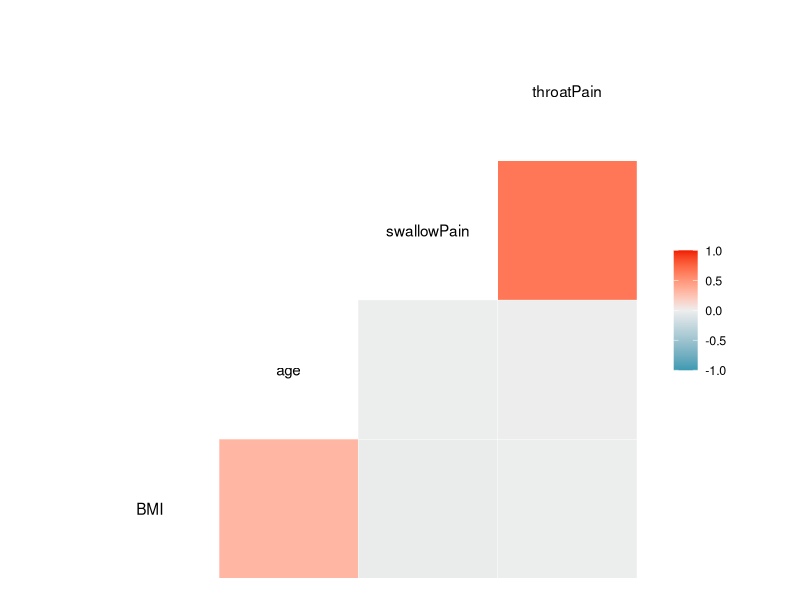
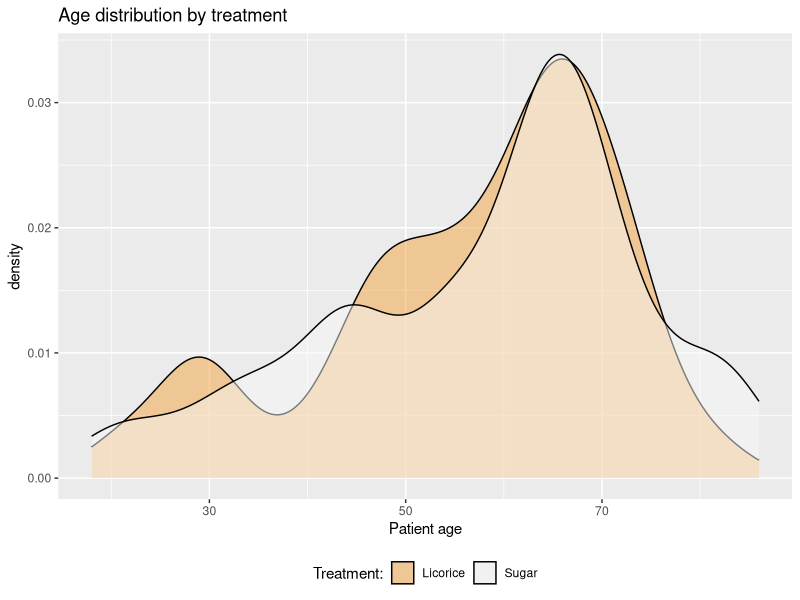
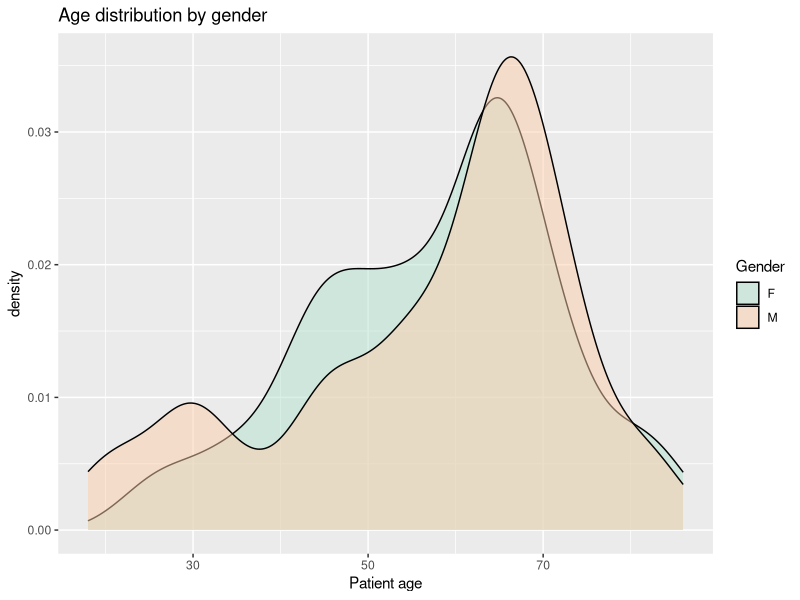
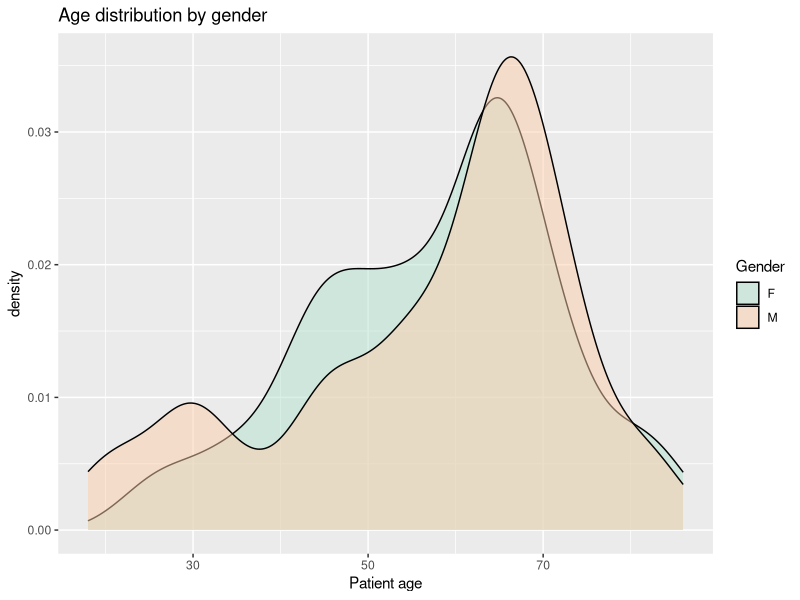
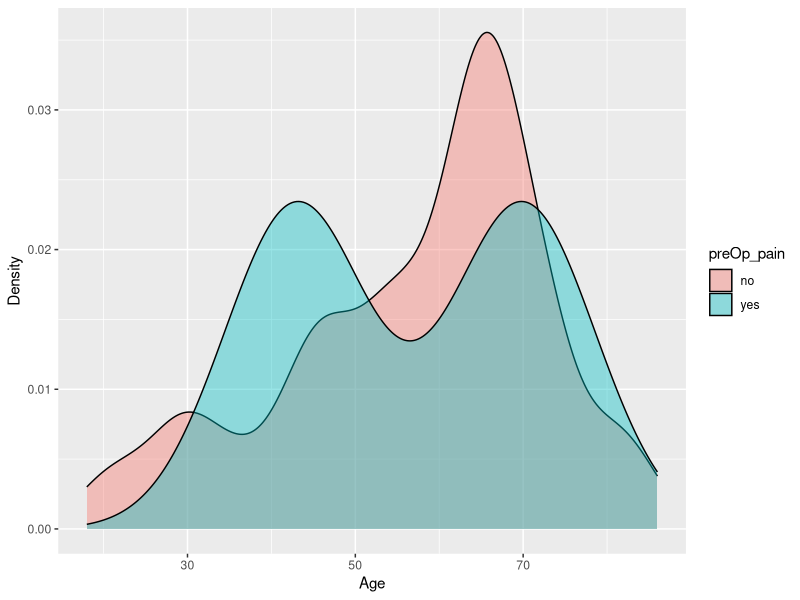
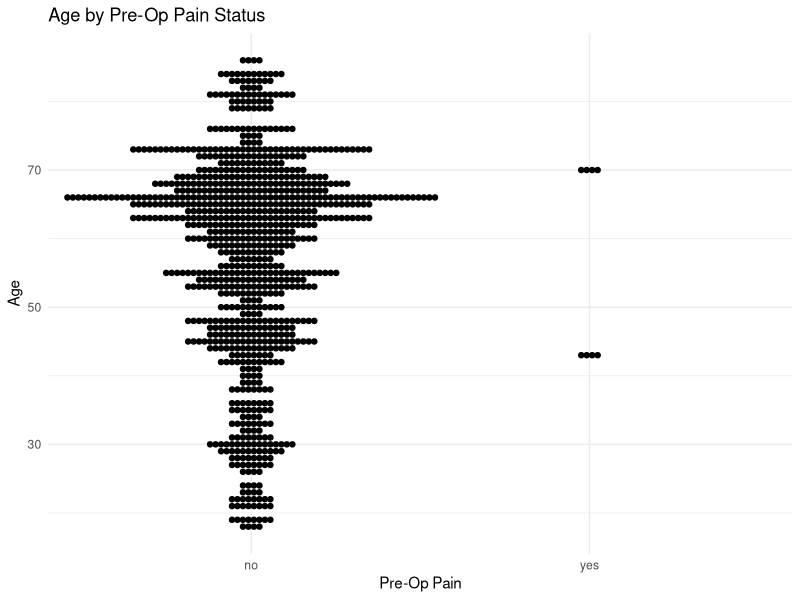
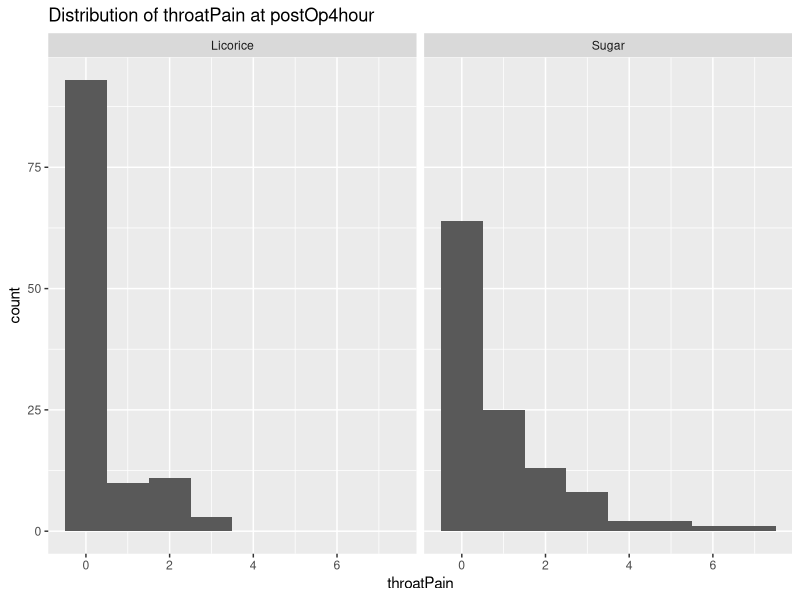
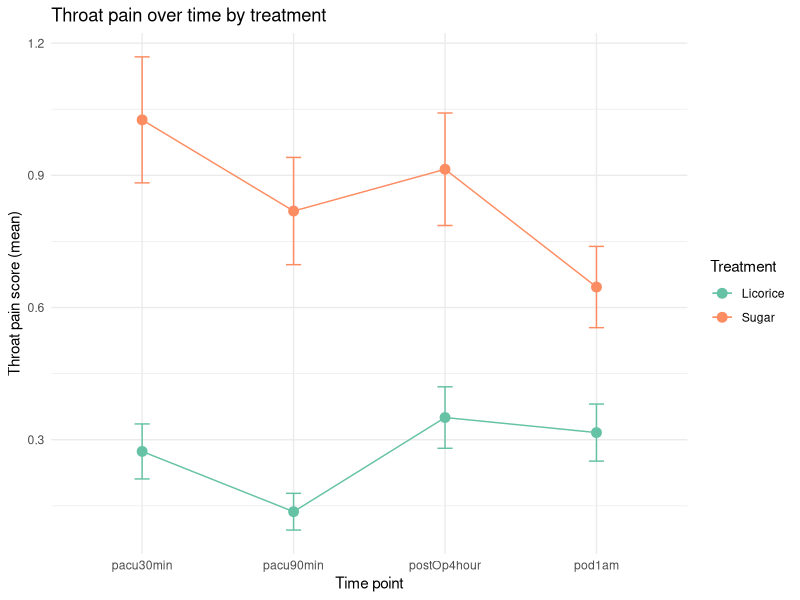

Write R code to recreate these figures, in order.
## ---- chunk 1
knitr::opts_chunk$set(echo = TRUE)
## ---- chunk 2
library(tidyverse)
library(here)
library(ggplot2)
library(patchwork)
joined_exam_data <- read_delim(here("data","joined_exam_data_2025-09-09.txt"))

## ---- chunk 3
joined_exam_data %>%
  select(-patient_id) %>% 
  GGally::ggcorr()
## ---- chunk 4
ggplot <- ggplot(joined_exam_data, aes(x = age, fill = treat)) +
  geom_density(alpha = 0.5) +
  theme_gray() +
  labs(title = "Age distribution by treatment",
       x = "Patient age",
       fill = "Treatment:") +
  theme(legend.position = "bottom") +
  scale_fill_brewer(palette = "PuOr")
## ---- chunk 5
ggplot
## ---- chunk 6
density_age_distribution_by_gender <- ggplot(joined_exam_data, 
                                          aes(x = age, fill = gender)) +
  geom_density(alpha = 0.5) +
  labs(title = "Age distribution by gender", 
       x = "Patient age", 
       fill = "Gender") +
  scale_fill_brewer(palette = "Pastel2")
density_age_distribution_by_gender
## ---- chunk 7
density_age_distribution_by_gender
## ---- chunk 8
ggplot(joined_exam_data, aes(x = age, fill = preOp_pain)) +
  geom_density(alpha = 0.4) +
  labs(
    x = "Age",
    y = "Density"                 
  )
## ---- chunk 9
ggplot(joined_exam_data, aes(x = preOp_pain, y = age)) +
  geom_dotplot(binaxis = "y", stackdir = "center", dotsize = 0.8,
               binwidth = 1) +
  labs(title = "Age by Pre-Op Pain Status",
       x = "Pre-Op Pain",
       y = "Age") +
  theme_minimal()
## ---- chunk 10
library(patchwork)
library(tidyverse)
library(here)
library(broom)
library(lme4)
library(broom.mixed)

# Load data
joined_exam_data <- read_delim(here("data","joined_exam_data_2025-09-09.txt"))

# Mutate from character to factor
joined_exam_data <- joined_exam_data %>% 
  mutate(across(where(is.character), as.factor))
## ---- chunk 11
# Create dataset with one row per participant
patient_level_data <- joined_exam_data %>% 
  distinct(patient_id, treat, smoking, gender, age, BMI)

# Table of treatment (rows) by smoking (columns) - one per patient
table(patient_level_data$treat, patient_level_data$smoking) %>% 
  knitr::kable(
    caption = "Treatment Distribution by Smoking Status",
    col.names = c("Current", "Never", "Past")
  )
## ---- chunk 12
chisq.test(table(patient_level_data$treat, patient_level_data$smoking)) %>% 
  tidy() %>% 
  knitr::kable(
    digits = 3,
    col.names = c("Chi-square", "p-value", "df", "Method"),
    caption = "Association between Treatment and Smoking Status"
  )
## ---- chunk 13
## Table of treatment (rows) by gender (columns) - one per patient
table(patient_level_data$treat, patient_level_data$gender) %>% 
  knitr::kable(
    caption = "Treatment Distribution by Gender",
    col.names = c("Female", "Male")
  )
## ---- chunk 14
chisq_treat_gender_result <- chisq.test(table(patient_level_data$treat, patient_level_data$gender)) %>% 
  tidy() %>% 
  rename(
    chi_square = statistic,
    degrees_of_freedom = parameter
  ) %>% 
  knitr::kable(
    digits = 3,
    col.names = c("Chi-square", "p-value", "df", "Method"),
    caption = "Association between Treatment and Gender"
  )

chisq_treat_gender_result
## ---- chunk 15
# Filter to 4-hour timepoint only
postOp4h_data <- joined_exam_data %>% 
  filter(time == "postOp4hour")

# Create plot
ggplot(postOp4h_data, aes(x = throatPain)) +
  geom_histogram(binwidth = 1) +
  facet_wrap(~treat) +
  labs(title = "Distribution of throatPain at postOp4hour")
## ---- chunk 16
# Descriptive statistics by treatment
postOp4h_data %>% 
  group_by(treat) %>% 
  summarise(
    mean_pain = mean(throatPain, na.rm = TRUE),
    median_pain = median(throatPain, na.rm = TRUE),
    prop_no_pain = mean(throatPain == 0, na.rm = TRUE),
    n = n()
  ) %>% 
  knitr::kable(
    digits = 3,
    caption = "Throat Pain at 4 Hours Post-Operation by Treatment"
  )

# Wilcoxon rank sum test
wilcox.test(throatPain ~ treat, data = postOp4h_data) %>% 
  tidy() %>% 
  knitr::kable(
    digits = 4,
    col.names = c("Statistic", "p-value", "Method", "Alternative"),
    caption = "Wilcoxon Test: Treatment Effect at 4 Hours"
  )
## ---- chunk 17
# Mixed effects model with all timepoints
throat_model <- lmer(throatPain ~ treat * time + (1|patient_id), 
                     data = joined_exam_data)

# Tidy results focusing on treatment effects
tidy(throat_model, effects = "fixed") %>% 
  knitr::kable(digits = 3, caption = "Mixed effects model results") 

# Full model summary
summary(throat_model)
## ---- chunk 18
# Ensure correct time order
joined_exam_data$time <- factor(joined_exam_data$time, 
                               levels = c("pacu30min", "pacu90min", "postOp4hour", "pod1am"))

# Plot
joined_exam_data %>% 
  group_by(treat, time) %>% 
  summarise(
    mean_pain = mean(throatPain, na.rm = TRUE),
    se_pain = sd(throatPain, na.rm = TRUE) / sqrt(n()),
    .groups = "drop"
  ) %>% 
  ggplot(aes(x = time, y = mean_pain, color = treat, group = treat)) +
  geom_line(linewidth = 0.5) +
  geom_point(size = 3) +
  geom_errorbar(aes(ymin = mean_pain - se_pain, ymax = mean_pain + se_pain), 
                width = 0.1) +
  labs(
    x = "Time point",
    y = "Throat pain score (mean)",
    color = "Treatment",
    title = "Throat pain over time by treatment"
  ) +
  theme_minimal() +
  scale_color_brewer(palette = "Set2")
